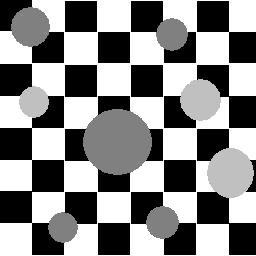
#> input picture week6/assignment1/images/circles.bmp, 256 x 256 px, found by its file name
$ jupyter execute --allow-errors CPE463_Assigment_1.ipynb
#> lines starting #> are read from the running program, lines starting #| are printed output that depends on the picture; after the words box and inside, x2 and y2 are one past the last pixel; in counts of white or black regions, pixels touching at a corner belong together
<a href="https://colab.research.google.com/github/RTae/CPE463/blob/main/week6/CPE463_Assigment_1.ipynb" target="_parent"></a>

[cell 1]
import cv2
import numpy as np
import matplotlib.pyplot as plt

[cell 2]
img = cv2.imread("./IMG_1302.png", cv2.IMREAD_GRAYSCALE)

#> (a cell that did not finish here is left out)

#> (a cell that did not finish here is left out)

# 2

#> (a cell that did not finish here is left out)

#> (a cell that did not finish here is left out)

#> (a cell that did not finish here is left out)

[cell 8]
fig, axes = plt.subplots(1, 4, figsize=(12, 4))

#> (the rest of this cell did not finish here and is left out)

# 3

#> (a cell that did not finish here is left out)

# 5

[cell 10]
img_home = cv2.imread("/content/sample_image.png", 0)

kernel_blur_3 = np.ones((3,3))/9
kernel_blur_5 = np.ones((5,5))/25

#> (the rest of this cell did not finish here and is left out)

# 6

[cell 11]
import requests
import cv2
import numpy as np
import matplotlib.pyplot as plt

#> (the rest of this cell did not finish here and is left out)

[cell 12]
img_home = cv2.imread("/content/sample_image.png", 0)
sobel_x = np.array([[-1, 0, 1],
                    [-2, 0, 2],
                    [-1, 0, 1]])

sobel_y = np.array([[1, 2, 1],
                    [0, 0, 0],
                    [-1, -2, -1]])

#> (the rest of this cell did not finish here and is left out)

[cell 13]
laplacian_kernel = np.array([[1,  1, 1],
                             [1, -8, 1],
                             [1,  1, 1]])

#> (the rest of this cell did not finish here and is left out)

# 8

[cell 14]
img_table = cv2.imread("/content/circles.bmp")
#> img_table is the input picture: shape (256, 256, 3); min 0, max 255, mean 136
img_table = cv2.cvtColor(img_table, cv2.COLOR_BGR2RGB)

plt.imshow(img_table, cmap='gray')

[cell 15]
# Define our color selection criteria in HSV values
lower_hue = np.array([0,0,40])
upper_hue = np.array([255,255,215])

img_hsv = cv2.cvtColor(img_table, cv2.COLOR_RGB2HSV)
#> img_hsv: shape (256, 256, 3); mean H, S, V 0, 0, 136

mask_hsv = cv2.inRange(img_hsv, lower_hue, upper_hue)
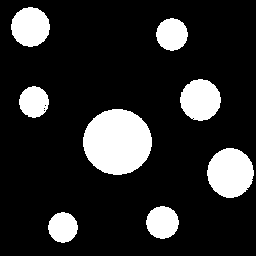
#> mask_hsv: shape (256, 256); 16.7% white; 8 white regions, largest, box (x1, y1, x2, y2) and area: (83, 109, 152, 175) 3548, (207, 148, 254, 198) 1802, (180, 79, 221, 121) 1315

# mask the image
masked_image = np.copy(img_table)
masked_image[mask_hsv==0] = [0,0,0]
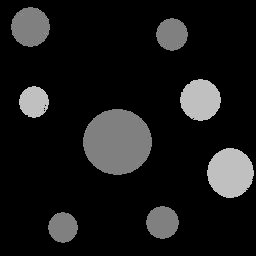
#> masked_image: shape (256, 256, 3); min 0, max 215, mean 25.1

masked_image = cv2.cvtColor(masked_image,cv2.COLOR_RGB2GRAY)
#> masked_image: shape (256, 256)

retval, binary = cv2.threshold(masked_image, 40, 215, cv2.THRESH_BINARY)
#> binary: shape (256, 256); values 0 (black) and 215 (white), 16.7% white; 8 white regions

contours, hierarchy = cv2.findContours(binary, cv2.RETR_TREE, cv2.CHAIN_APPROX_SIMPLE)
#> contours = 12 contours, 4 with area under 20; largest, box (x1, y1, x2, y2) and area: (83, 109, 152, 175) 3452, (207, 148, 254, 198) 1733, (180, 79, 221, 121) 1257, (11, 7, 50, 47) 1144, (146, 206, 179, 239) 790, (156, 18, 188, 51) 758, (19, 86, 49, 118) 688, (48, 212, 78, 243) 664

temp_arry = []
for idx_contour in range(len(contours)):
  temp_arry.append(not (contours[idx_contour].shape[0] < 20))
#> this loop made 12 passes
#> after the loop, temp_arry = [True, True, True, True, True, False, False, False, True, False, True, True]

contours_image = np.copy(img_table)

contours_image = cv2.drawContours(contours_image, contours, -1, (0,255,0), 3)
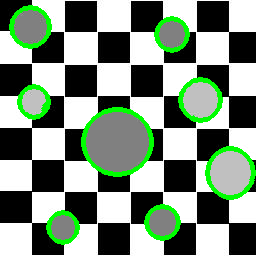
#> contours_image: shape (256, 256, 3); 6.86% of pixels changed, all inside (x1, y1, x2, y2) = (9, 5, 256, 245)

print("Number of circle: ",sum(temp_arry))
#| Number of circle:  8

plt.imshow(contours_image, cmap="gray")
plt.axis('off')

# 9

[cell 16]
img_T1 = cv2.imread("/content/T1.jpg")
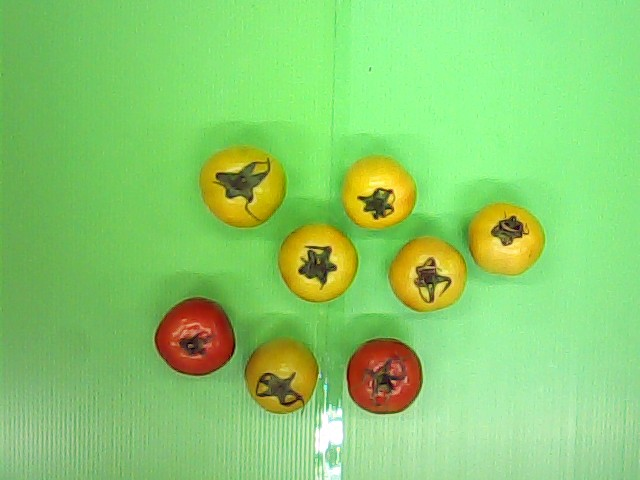
#> input picture week6/assignment1/images/T1.jpg, 640 x 480 px, found by its file name
#> img_T1 is the input picture: shape (480, 640, 3); mean B, G, R 109, 205.8, 136.8
img_T1 = cv2.cvtColor(img_T1, cv2.COLOR_BGR2RGB)

plt.imshow(img_T1, cmap='gray')

[cell 17]
# Define range for value to filter green and yello out
lower_hue = np.array([0,0,0])
upper_hue = np.array([10,255,255])

# Convert image to HSV color space
img_hsv = cv2.cvtColor(img_T1, cv2.COLOR_RGB2HSV)
#> img_hsv: shape (480, 640, 3); mean H, S, V 52.1, 126.3, 210.2

# Filter the image
mask_hsv = cv2.inRange(img_hsv, lower_hue, upper_hue)
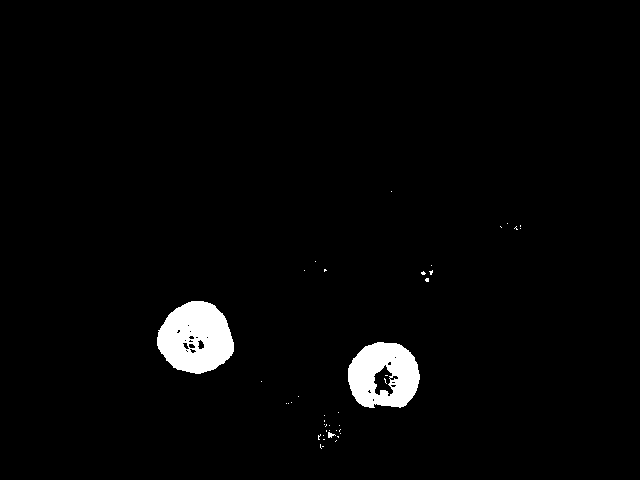
#> mask_hsv: shape (480, 640); 2.5% white; 42 white regions (39 under 20 px), largest, box (x1, y1, x2, y2) and area: (157, 301, 234, 374) 4095, (348, 342, 420, 408) 3429, (328, 432, 336, 438) 27

# Masking the image
masked_image = np.copy(img_T1)
masked_image[mask_hsv==0] = [0,0,0]
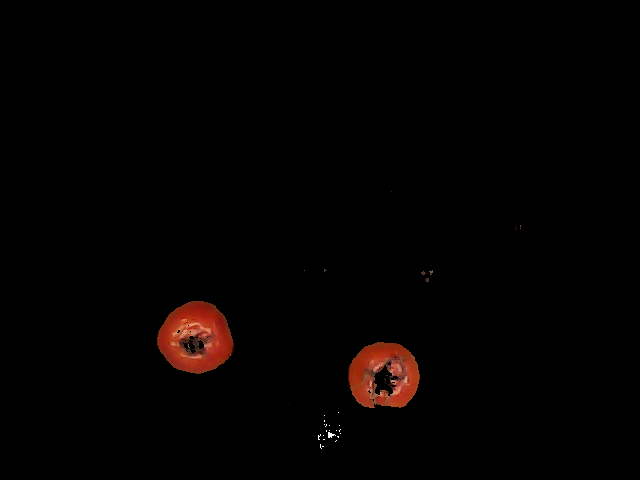
#> masked_image: shape (480, 640, 3); mean R, G, B 3.9, 1.4, 0.9

# Convert mask image to gray scale image
masked_image = cv2.cvtColor(masked_image,cv2.COLOR_RGB2GRAY)
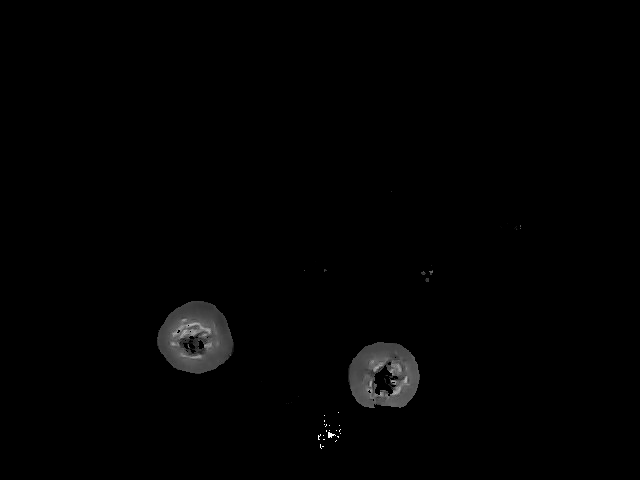
#> masked_image: shape (480, 640); min 0, max 255, mean 2.1

# Use color tresholding to create binary image
retval, binary = cv2.threshold(masked_image, 40, 215, cv2.THRESH_BINARY)
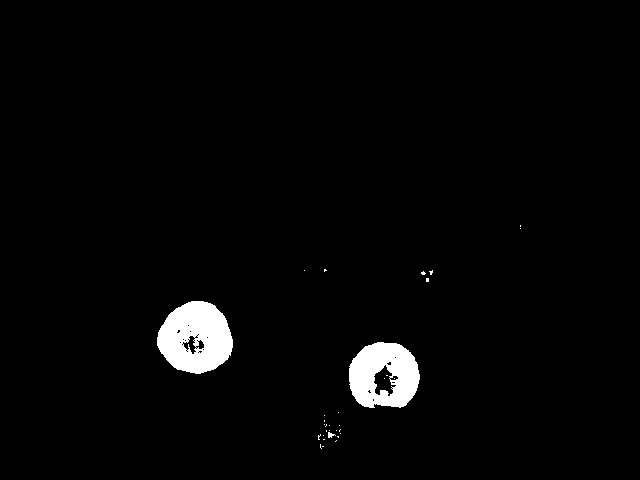
#> binary: shape (480, 640); values 0 (black) and 215 (white), 2.4% white; 32 white regions (29 under 20 px)

# Find contours of image
contours, hierarchy = cv2.findContours(binary, cv2.RETR_TREE, cv2.CHAIN_APPROX_SIMPLE)
#> contours = 62 contours, 56 with area under 20; largest, box (x1, y1, x2, y2) and area: (157, 301, 233, 374) 4080, (349, 342, 420, 408) 3694, (373, 364, 397, 397) 407, (182, 335, 197, 355) 136, (195, 339, 205, 350) 53, (389, 375, 399, 381) 31

# Remove not circle contours by size
temp_arry = []
for idx_contour in range(len(contours)):
  temp_arry.append(not (contours[idx_contour].shape[0] < 70))
#> this loop made 62 passes
#> after the loop, temp_arry = 62 items, first 6: False, False, False, False, False, False
contours_image = np.copy(img_T1)
#> (the rest of this cell did not finish here and is left out)

[cell 18]
img_T2 = cv2.imread("/content/T2.bmp")
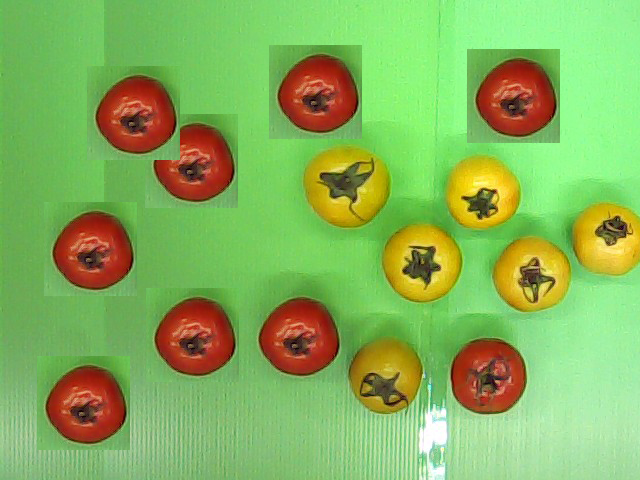
#> input picture week6/assignment1/images/T2.bmp, 640 x 480 px, found by its file name
#> img_T2 is the input picture: shape (480, 640, 3); mean B, G, R 91.6, 179, 133.1
img_T2 = cv2.cvtColor(img_T1, cv2.COLOR_BGR2RGB)

plt.imshow(img_T1)

[cell 19]
# Define range for value to filter green and yello out
lower_hue = np.array([0,0,0])
upper_hue = np.array([10,255,255])

# Convert image to HSV color space
img_hsv = cv2.cvtColor(img_T1, cv2.COLOR_RGB2HSV)

# Filter the image
mask_hsv = cv2.inRange(img_hsv, lower_hue, upper_hue)

# Masking the image
masked_image = np.copy(img_T1)
masked_image[mask_hsv==0] = [0,0,0]

# Convert mask image to gray scale image
masked_image = cv2.cvtColor(masked_image,cv2.COLOR_RGB2GRAY)

# Use color tresholding to create binary image
retval, binary = cv2.threshold(masked_image, 40, 215, cv2.THRESH_BINARY)

# Find contours of image
contours, hierarchy = cv2.findContours(binary, cv2.RETR_TREE, cv2.CHAIN_APPROX_SIMPLE)

# Remove not circle contours by size
temp_arry = []
for idx_contour in range(len(contours)):
  temp_arry.append(not (contours[idx_contour].shape[0] < 100))
contours_image = np.copy(img_T1)
#> (the rest of this cell did not finish here and is left out)
